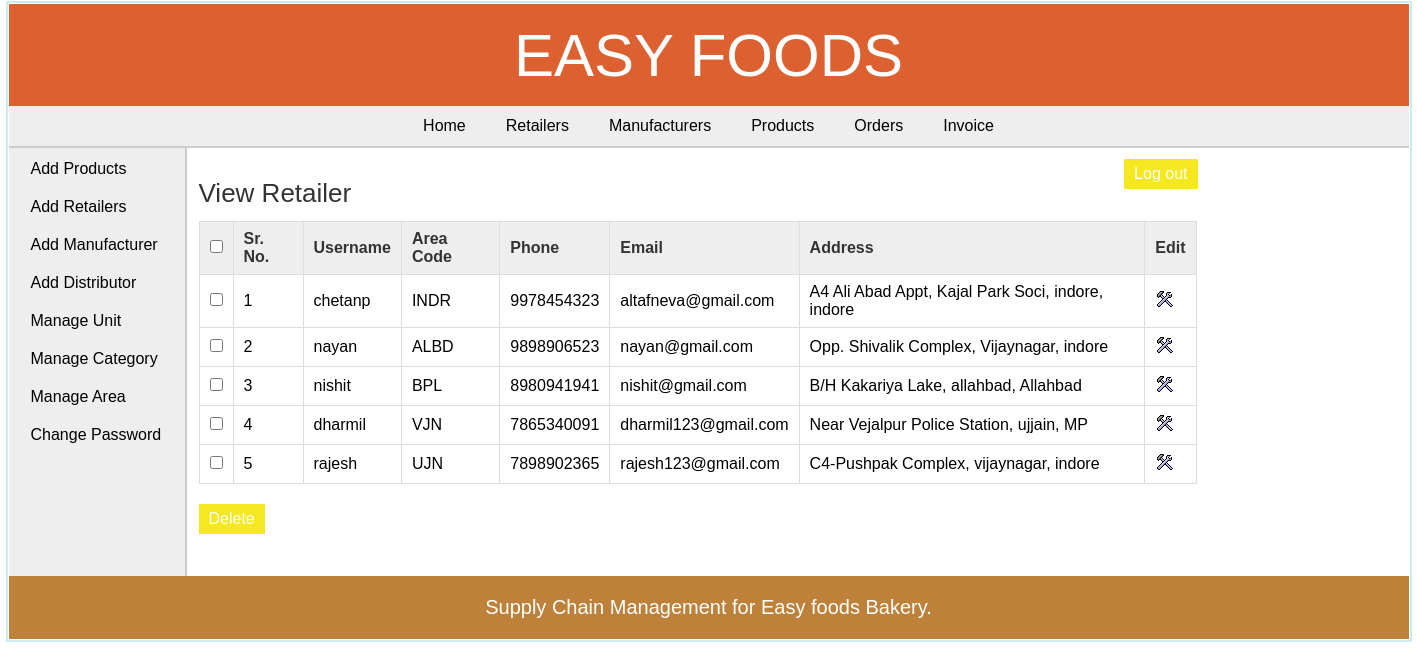
The app's page /admin/view_retailer.php (signed in) with its own data.
### tables this page shows
CREATE TABLE `retailer` (
  `retailer_id` int(11) NOT NULL,
  `username` varchar(25) NOT NULL,
  `password` varchar(25) NOT NULL,
  `address` varchar(200) NOT NULL,
  `area_id` int(11) NOT NULL,
  `phone` varchar(10) NOT NULL,
  `email` varchar(50) DEFAULT NULL
);

CREATE TABLE `area` (
  `area_id` int(11) NOT NULL,
  `area_name` varchar(50) NOT NULL,
  `area_code` varchar(10) NOT NULL
);

### admin/view_retailer.php (the view, shortened to what this page needs)
<?php
	include("../includes/config.php");
	if(isset($_SESSION['admin_login'])) {
		if($_SESSION['admin_login'] == true) {
			$query_selectRetailer = "SELECT * FROM retailer,area WHERE retailer.area_id=area.area_id";
			$result_selectRetailer = mysqli_query($con,$query_selectRetailer);
		}
		else {
			header('Location:../index.php');
		}
	}
	else {
		header('Location:../index.php');
	}
?>
<!DOCTYPE html>
<html>
<head>
	<link rel="stylesheet" href="../includes/main_style.css" >
</head>
<body>
	<?php
		include("../includes/header.inc.php");
		include("../includes/nav_admin.inc.php");
		include("../includes/aside_admin.inc.php");
	?>
	<section>
		<h1>View Retailer</h1>
		<form action="" method="POST" class="form">
		<table class="table_displayData">
			<tr>
				<th> <input type="checkbox" onClick="toggle(this)" /> </th>
				<th>Sr. No.</th>
				<th>Username</th>
				<th>Area Code</th>
				<th>Phone</th>
				<th>Email</th>
				<th>Address</th>
				<th> Edit </th>
			</tr>
			<?php $i=1; while($row_selectRetailer = mysqli_fetch_array($result_selectRetailer)) { ?>
			<tr>
				<td> <input type="checkbox" name="chkId[]" value="<?php echo $row_selectRetailer['retailer_id']; ?>" /> </td>
				<td> <?php echo $i; ?> </td>
				<td> <?php echo $row_selectRetailer['username']; ?> </td>
				<td> <?php echo $row_selectRetailer['area_code']; ?> </td>
				<td> <?php echo $row_selectRetailer['phone']; ?> </td>
				<td> <?php echo $row_selectRetailer['email']; ?> </td>
				<td> <?php echo $row_selectRetailer['address']; ?> </td>
				<td> <a href="edit_retailer.php?id=<?php echo $row_selectRetailer['retailer_id']; ?>"><img src="../images/edit.png" alt="edit" /></a> </td>
			</tr>
			<?php $i++; } ?>
		</table>
		<input type="submit" value="Delete" class="submit_button"/>
		</form>
	</section>
	<?php
		include("../includes/footer.inc.php");
	?>
</body>
</html>

### includes/main_style.css (style rules this page uses)
* { font-family: arial,sans-serif; margin:0px; padding:1px; }
body { width:1400px; margin:auto; border:2px solid #cbecec; }
a { text-decoration:none; }
.submit_button { font-size:16px; margin-top:20px; margin-right:20px; padding:6px 10px; background-color:#f5e720; border:none; color:white; }
section { width:1000px; padding:10px; padding-bottom:40px; }
section h1 { margin-bottom:10px; font-weight:normal; color:#333; font-size: 26px; }
table { border-collapse: collapse; }
.table_displayData td, .table_displayData th { border:1px solid #ddd; padding: 8px 10px; text-align: left; }
.table_displayData th { background-color:#eee; color:#333; }

### records on screen
retailer: username "chetanp", area.area_code "INDR", phone "9978454323", email "altafneva@gmail.com", address "A4 Ali Abad Appt, Kajal Park Soci, indore, indore"
retailer: username "nayan", area.area_code "ALBD", phone "9898906523", email "nayan@gmail.com", address "Opp. Shivalik Complex, Vijaynagar, indore"
retailer: username "nishit", area.area_code "BPL", phone "8980941941", email "nishit@gmail.com", address "B/H Kakariya Lake, allahbad, Allahbad"
retailer: username "dharmil", area.area_code "VJN", phone "7865340091", email "dharmil123@gmail.com", address "Near Vejalpur Police Station, ujjain, MP"
retailer: username "rajesh", area.area_code "UJN", phone "7898902365", email "rajesh123@gmail.com", address "C4-Pushpak Complex, vijaynagar, indore"
